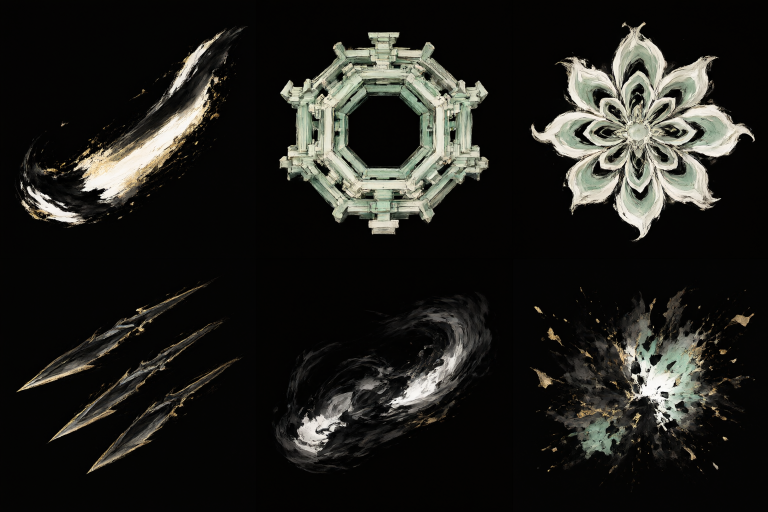
#> input picture output/imagegen/vfx/ink-effects-atlas.png, 1536 x 1024 px (shown at 1/2 size)
$ python process_vfx_atlas.py
#> lines starting #> are read from the running program, lines starting #| are printed output that depends on the picture
"""Convert the Qwen six-cell black-matte VFX atlas to transparent Godot sprites."""

from pathlib import Path
from PIL import Image


ROOT = Path(__file__).resolve().parents[1]
SOURCE = ROOT / "output/imagegen/vfx/ink-effects-atlas.png"
TARGET = ROOT / "LLM-tmp/客户端/assets/vfx"
NAMES = (
    "ink_slash", "dougong_ward", "caisson_rosette",
    "flying_blades", "dodge_smoke", "erosion_burst",
)


def main() -> None:
    atlas = Image.open(SOURCE).convert("RGB")
#> atlas is the input picture: PIL image 1536x1024 RGB; mean R, G, B 33.8, 33.4, 29.6
    if atlas.size != (1536, 1024):
        raise ValueError(f"Unexpected atlas dimensions: {atlas.size}")
    TARGET.mkdir(parents=True, exist_ok=True)
    for index, name in enumerate(NAMES):
        x, y = index % 3, index // 3
        cell = atlas.crop((x * 512, y * 512, (x + 1) * 512, (y + 1) * 512))
        # The source has a near-black matte. Derive alpha from its luminance;
        # faint charcoal bristles stay translucent while solid ink stays crisp.
        pixels = []
        for red, green, blue in cell.get_flattened_data():
            alpha = max(0, min(255, (max(red, green, blue) - 8) * 7))
            pixels.append((red, green, blue, alpha))
        sprite = Image.new("RGBA", cell.size)
        sprite.putdata(pixels)
        bounds = sprite.getchannel("A").point(lambda value: 255 if value > 12 else 0).getbbox()
        if bounds is None:
            raise ValueError(f"Empty VFX cell: {name}")
        left, top, right, bottom = bounds
        sprite = sprite.crop((max(0, left - 6), max(0, top - 6),
                              min(512, right + 6), min(512, bottom + 6)))
        path = TARGET / f"{name}.png"
        sprite.save(path, optimize=True)
        print(f"{name}: {sprite.width}x{sprite.height} -> {path}")
#> this loop made 1 pass
#> pass 1, in main, `cell = atlas.crop((x * 512, y * 512, (x + 1) * 512, (y + 1) * 512))`:
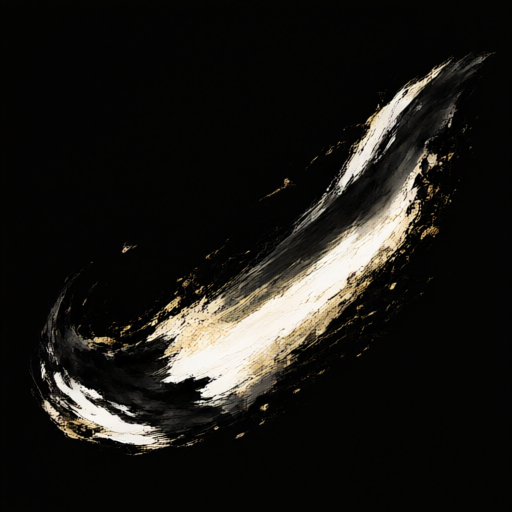
#> cell: PIL image 512x512 RGB; mean R, G, B 27.8, 26.1, 23.1


if __name__ == "__main__":
#> (the run stopped early here; a loop or call above may not have finished)
